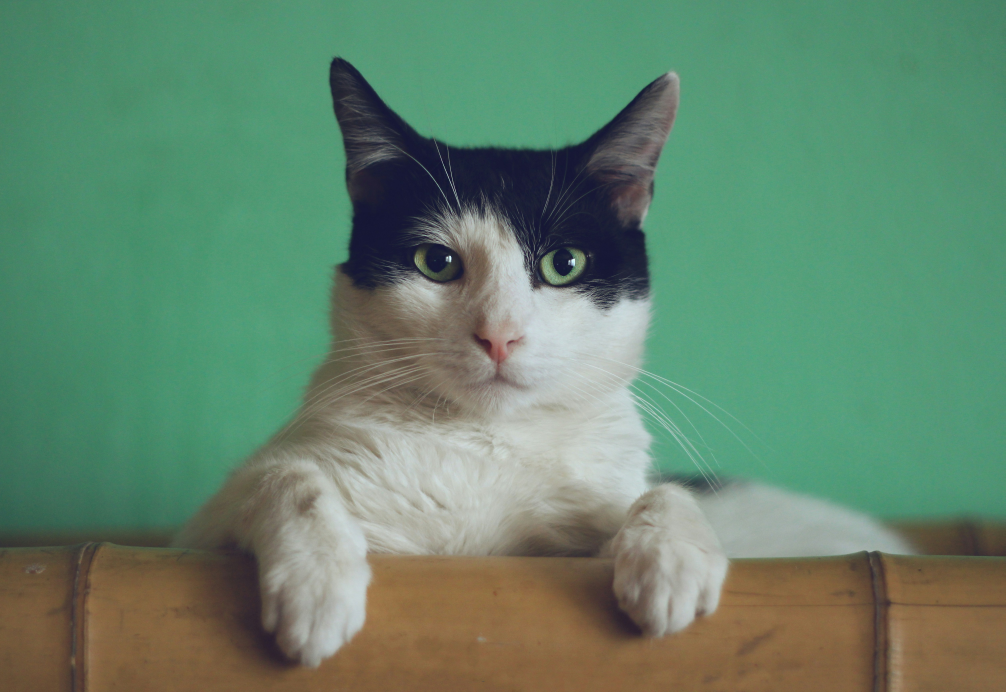
#> input picture OpenCV/manja-vitolic-gKXKBY-C-Dk-unsplash.jpg, 5026 x 3458 px, found by its file name (shown at 1/5 size)
$ python opencv03.py
#> lines starting #> are read from the running program, lines starting #| are printed output that depends on the picture; after the words box and inside, x2 and y2 are one past the last pixel; in counts of white or black regions, pixels touching at a corner belong together
#> further down, img is the input picture: shape (3458, 5026, 3); mean B, G, R 108, 132.8, 99.3
import cv2 as cv
import numpy as np
import matplotlib.pyplot as plt

def resize(frame,scale=0.2):
#> called with scale = 0.2
    width = int(frame.shape[1]*scale)
#> width = 1005
    height = int(frame.shape[0]*scale)
#> height = 691
    dimensions = (width,height)
#> dimensions = (1005, 691)
    return cv.resize(frame,dimensions,interpolation =cv.INTER_AREA)
img = cv.imread('/home/yogendra/Documents/AIEngineer/OpenCV/manja-vitolic-gKXKBY-C-Dk-unsplash.jpg')
resize = resize(img)

# [19 lines of commented-out code are left out]

gray = cv.cvtColor(resize,cv.COLOR_BGR2GRAY)
threshold,thresh = cv.threshold(gray,125,255,cv.THRESH_BINARY) # (src image, if pixels <125 assign black(0), above 125 assign white(1))
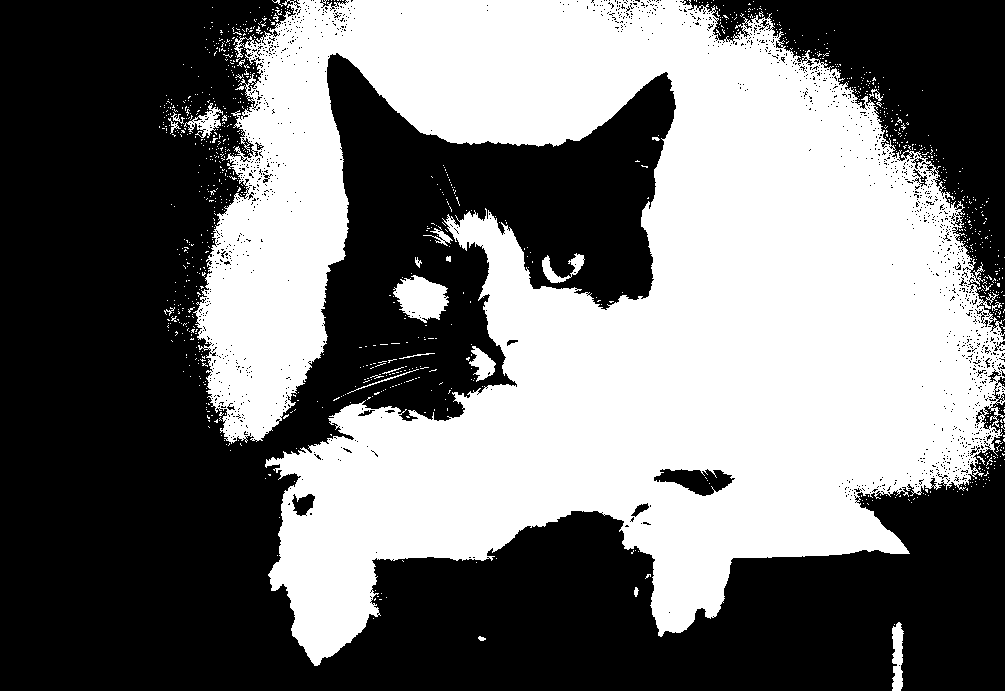
#> thresh: shape (691, 1005); 45.3% white; 1130 white regions (1103 under 20 px), largest, box (x1, y1, x2, y2) and area: (193, 0, 1005, 666) 307276, (393, 275, 449, 323) 1725, (892, 622, 904, 691) 622
adaptive_thresh = cv.adaptiveThreshold(gray,255,cv.ADAPTIVE_THRESH_MEAN_C,cv.THRESH_BINARY_INV,11,3)
#> adaptive_thresh: shape (691, 1005); 10.5% white; 6513 white regions (6117 under 20 px), largest, box (x1, y1, x2, y2) and area: (329, 56, 668, 302) 11727, (711, 550, 1005, 691) 3747, (251, 552, 302, 670) 1193
# cv.imshow('Adaptive_Thresh',adaptive_thresh)
# cv.imshow('Simple Thresholded',thresh)


# EDGE DETECTION----------------------------------

lap = cv.Laplacian(gray,cv.CV_64F)
lap = np.uint8(np.absolute(lap))
sobelx = cv.Sobel(gray,cv.CV_64F,1,0)
sobely = cv.Sobel(gray,cv.CV_64F,0,1)
combined = cv.bitwise_or(sobelx,sobely)
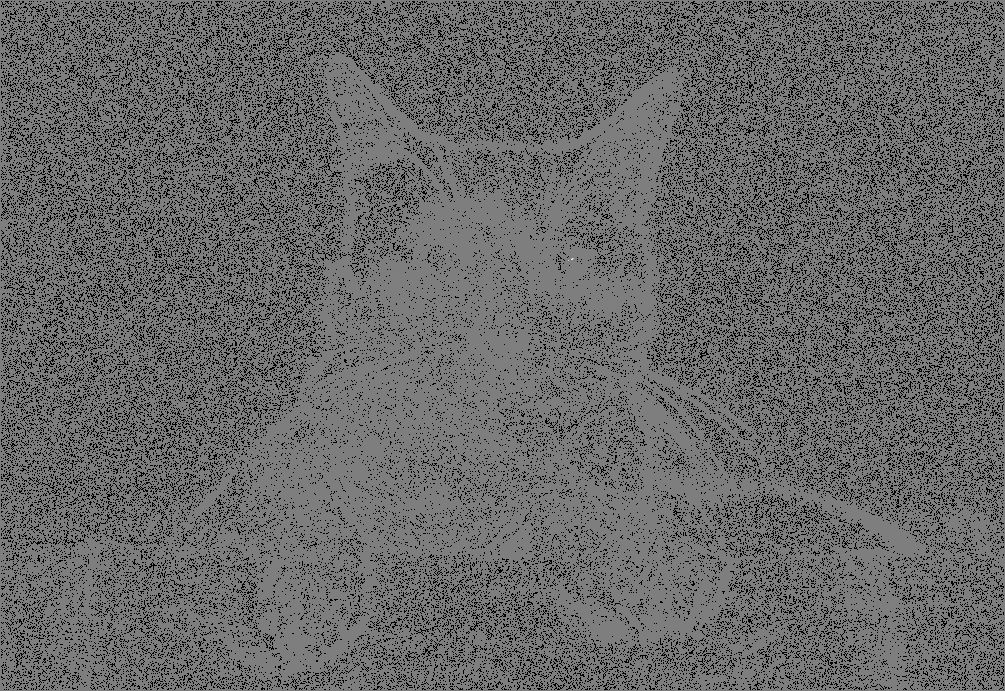
#> combined: shape (691, 1005) float64; 18.23% of the values are NaN or infinite; the others: min -118144, max 119808, mean -16.46; drawn with min black, max white, NaN and infinite black
canny = cv.Canny(gray,150,175)
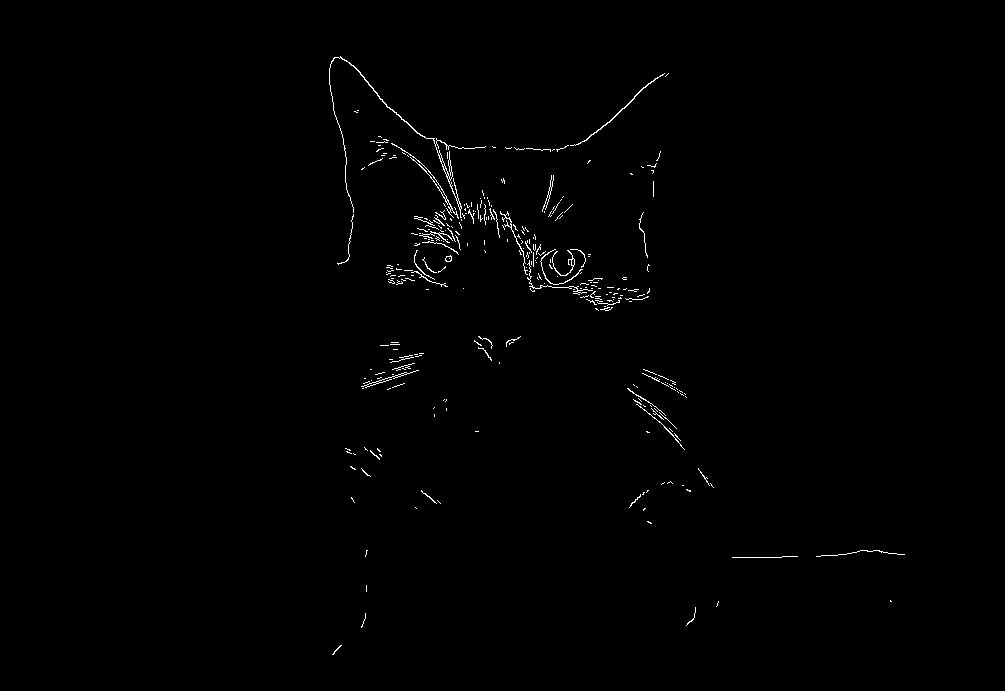
#> canny: shape (691, 1005); 0.64% white in thin lines or dots, all inside (x1, y1, x2, y2) = (329, 56, 905, 655)
cv.imshow('Laplacian',lap)
cv.imshow('Sobel X',sobelx)
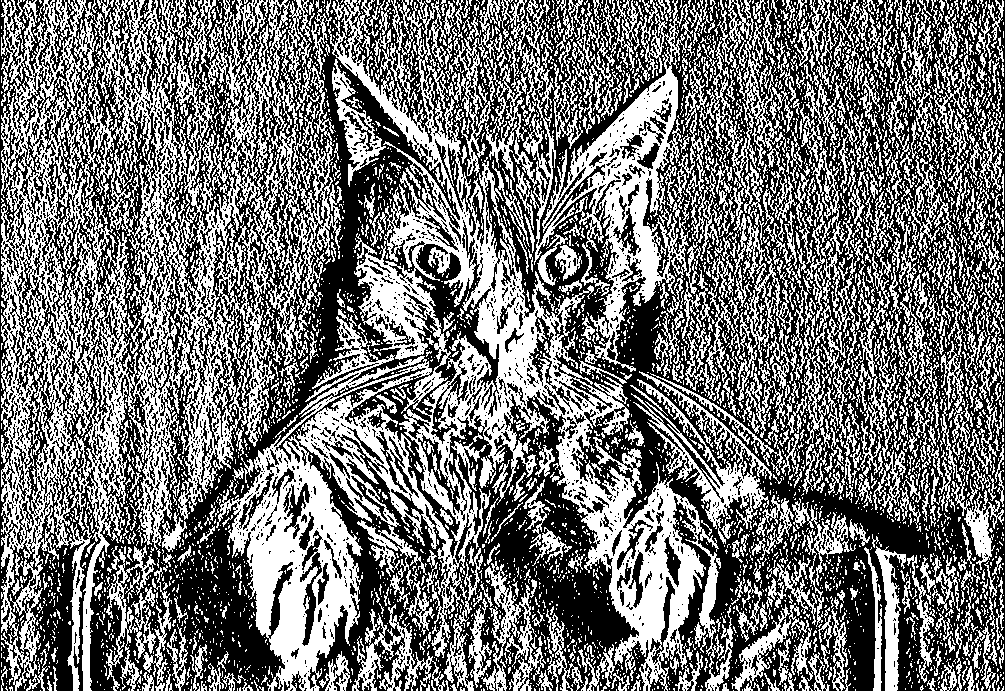
#> window 'Sobel X': shape (691, 1005); 45.8% white; 5042 white regions (4245 under 20 px), largest, box (x1, y1, x2, y2) and area: (1, 0, 342, 691) 80159, (216, 0, 733, 691) 78050, (445, 0, 693, 372) 21832
cv.imshow('Sobel Y', sobely)
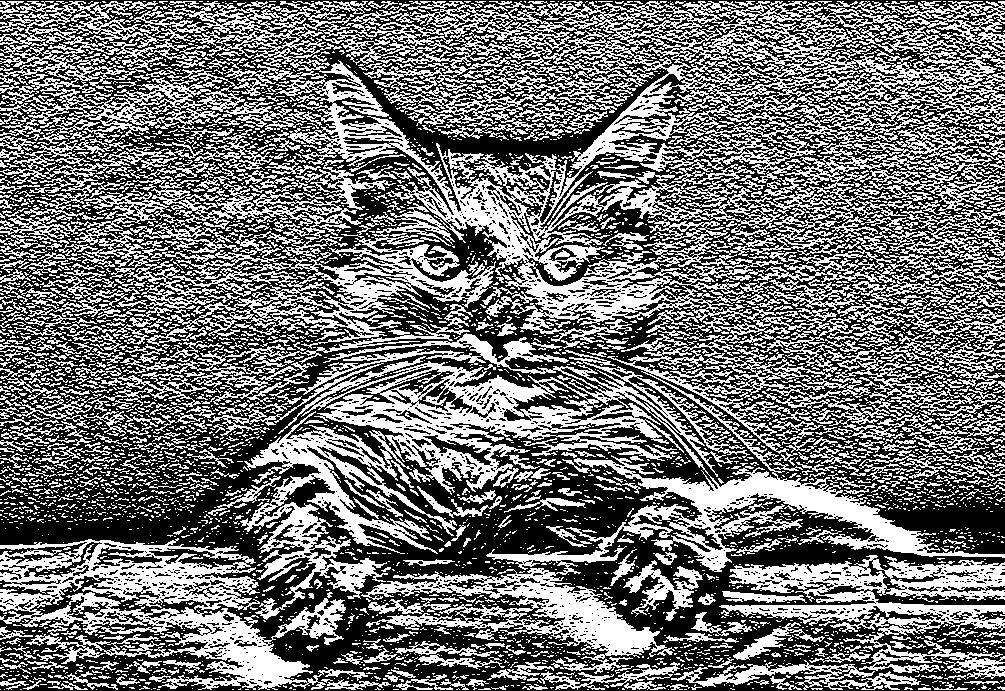
#> window 'Sobel Y': shape (691, 1005); 45.3% white; 4610 white regions (3905 under 20 px), largest, box (x1, y1, x2, y2) and area: (0, 1, 1005, 353) 99846, (240, 319, 1005, 674) 62959, (67, 160, 496, 349) 23389
cv.imshow('Combined',combined)
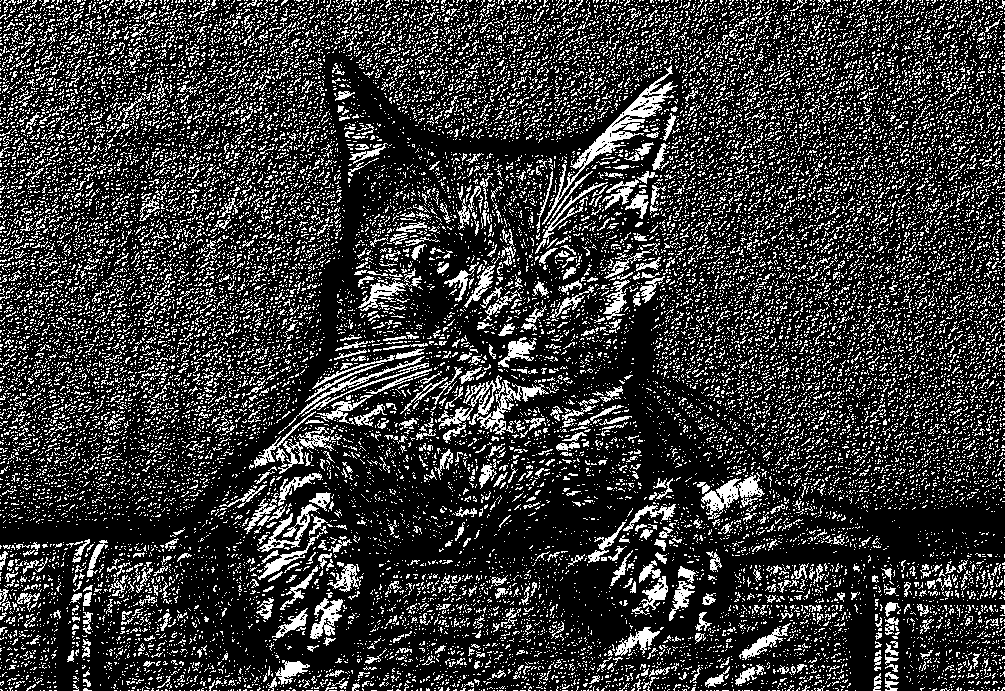
#> window 'Combined': shape (691, 1005); 21.7% white in thin lines or dots
cv.imshow('Canny',canny)
cv.waitKey(0)
